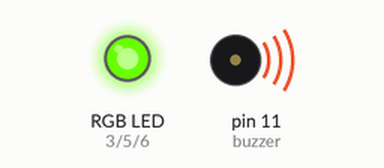
This sketch was run on a simulated Arduino Uno, built with avr-gcc and run on an emulated ATmega328P. On the bench: an RGB LED mixed from three pins (HIGH = lit), buzzer (waves = sounding).

Above: at 0.05 s.
At 0.6 s:
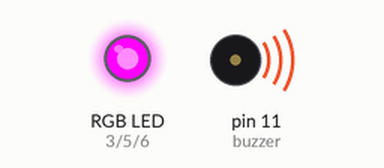
At 1.15 s:
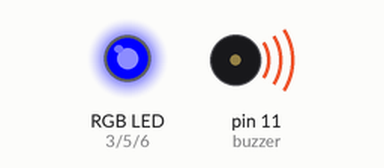
At 1.7 s:
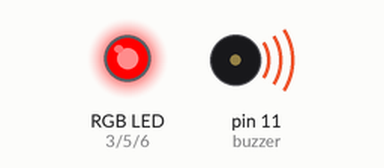
At 2.25 s:
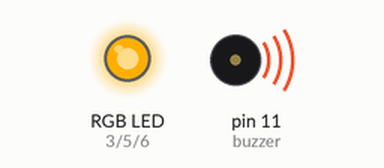
At 7.35 s:
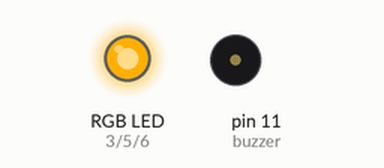
Timing chart, 0 to 9.6 s (numbered marks = the images above):
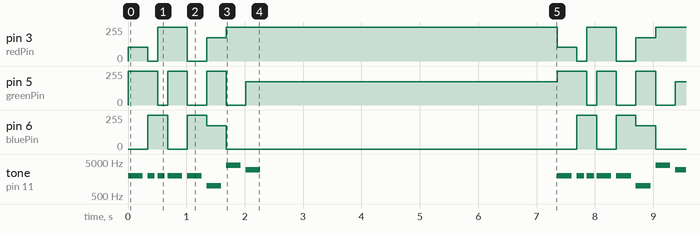

Measured:
- by itself, pin 3 (redPin): repeats every 7.4 s: 0/255 0.17 s, 255/255 0.51 s, 0/255 0.34 s, 175/255 0.34 s, 255/255 5.7 s, 105/255 0.34 s
- by itself, pin 5 (greenPin): repeats every 7.4 s: 0/255 0.17 s, 2 × (255/255 0.34 s, 0/255 0.34 s), 175/255 5.3 s, 255/255 0.51 s
- by itself, pin 6 (bluePin): repeats every 7.4 s: 0/255 0.34 s, 255/255 0.34 s, 175/255 0.34 s, 0/255 6.0 s, 255/255 0.34 s
- by itself, tone on pin 11 (buzzer): repeats every 7.4 s: silent 0.09 s, 2 × (2000 Hz 0.13 s, silent 0.05 s), 2 × (2000 Hz 0.25 s, silent 0.09 s), 1000 Hz 0.25 s, silent 0.09 s, 4000 Hz 0.25 s, silent 0.09 s, 3000 Hz 0.25 s, silent 5.1 s, 2000 Hz 0.25 s

The sketch:

rgbled_buzzer.ino
```cpp
/*
  Code by:
  Syed Rafay Hashmi and M.Hashir

  This is a code that makes a pattern generator which changes colous of light and plays different tunes on buzzer

  Hardware:
  -Arduino
  -RGB light
  -buzzer

Connections:
Hold the led in your hand such that the longest pin of RGB LED is second pin from left.
Left most pin is pin 1 and right most pin is pin 4

  Connect pin 1 (red) of RGB LED to pin 3 of Arduino
  Connect pin 2 (VCC) of RGB LED to resistor and connect other end of resistor to pin 5V of Arduino
  Connect pin 3 (green) of RGB LED to pin 5 of Arduino
  Connect pin 4 (blue) of RGB LED to pin 6 of Arduino

  -Connect longer leg of buzzer to pin 11 of Arduino
  -Connect shorter leg of buzzer to GND of Arduino
*/

//Comment this line if not using Common Anode LED
#define COMMON_ANODE

int buzzer = 11;                                             //Buzzer is connected to pin11
int redPin = 3;
int greenPin = 5;
int bluePin = 6;

int melody[] = {
  2000, 2000, 2000, 2000, 2000,1000,4000,3000                                 //These frequencies of sound will be played
};

int noteDurations[] = {
  4, 8, 8, 4, 4, 4, 4, 4                                      //Enter duration of each note or frequency
};

void setup() {
  Serial.begin(9600);
  pinMode(redPin, OUTPUT);
  pinMode(greenPin, OUTPUT);
  pinMode(bluePin, OUTPUT);

}

void loop() {
  for (int thisNote = 0; thisNote < 8; thisNote++) {          //Do not edit this line

    int noteDuration = 1000 / noteDurations[thisNote];        //Do not edit this line
    tone(buzzer, melody[thisNote], noteDuration);             //Do not edit this line
    switch (thisNote) {
      case 0:
        setColor(150, 0, 255);
        break;
      case 1:
        setColor(255, 0, 0);              // red
        break;
      case 2:
        setColor(0, 255, 0);              // green
        break;
      case 3:
        setColor(0, 0, 255);              // blue
        break;
      case 4:
        setColor(255, 255, 0);            // yellow
        break;
      case 5:
        setColor(80, 0, 80);              // purple
        break;
      case 6:
        setColor(0, 255, 255);            // aqua
        break;
      case 7:
        setColor(0, 80, 255);             // aqua
        break;
    }


    int pauseBetweenNotes = noteDuration * 1.30;              // to distinguish the notes, set a minimum time between them.
    delay(pauseBetweenNotes);                                 // the note's duration + 30% seems to work well:
    noTone(buzzer);                                           // stop the tone playing:
    delay(10);
  }
delay(5000);        //Wait before repeating
}

void setColor(int red, int green, int blue)
{
#ifdef COMMON_ANODE
  red = 255 - red;
  green = 255 - green;
  blue = 255 - blue;
#endif
  analogWrite(redPin, red);
  analogWrite(greenPin, green);
  analogWrite(bluePin, blue);
}
```
